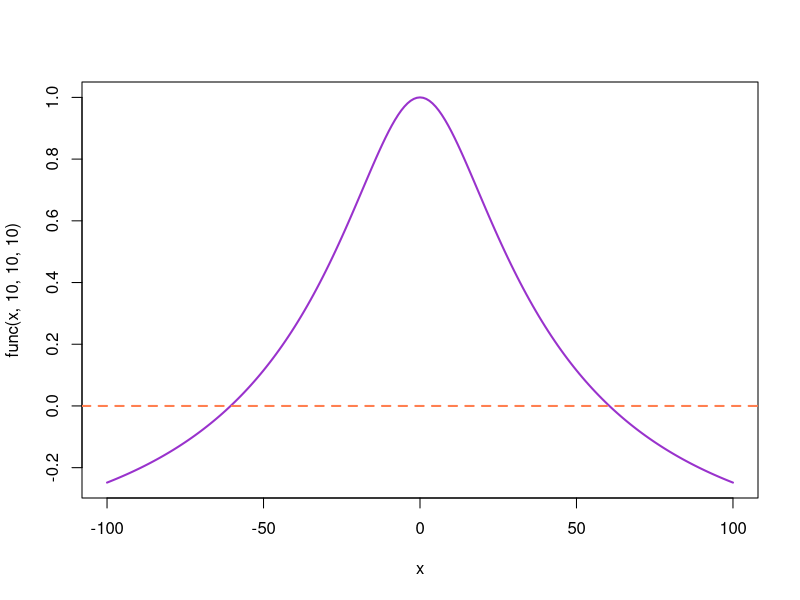
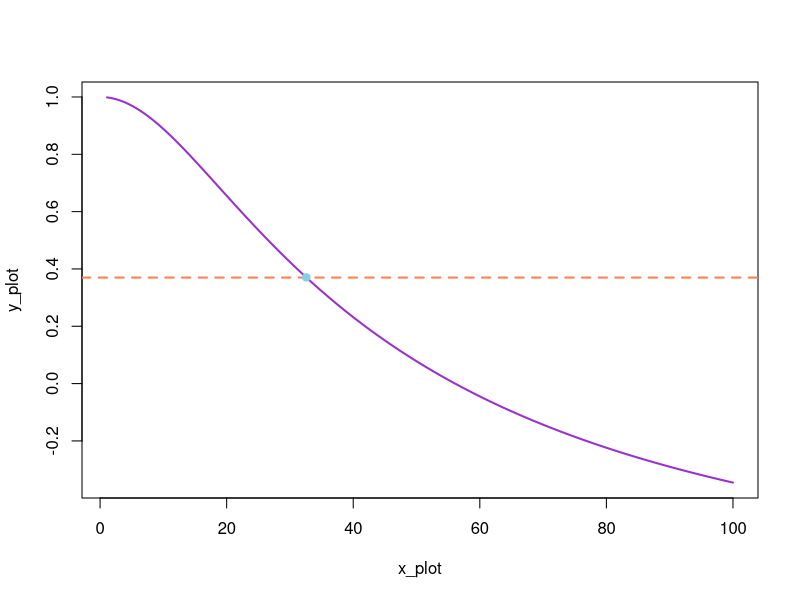
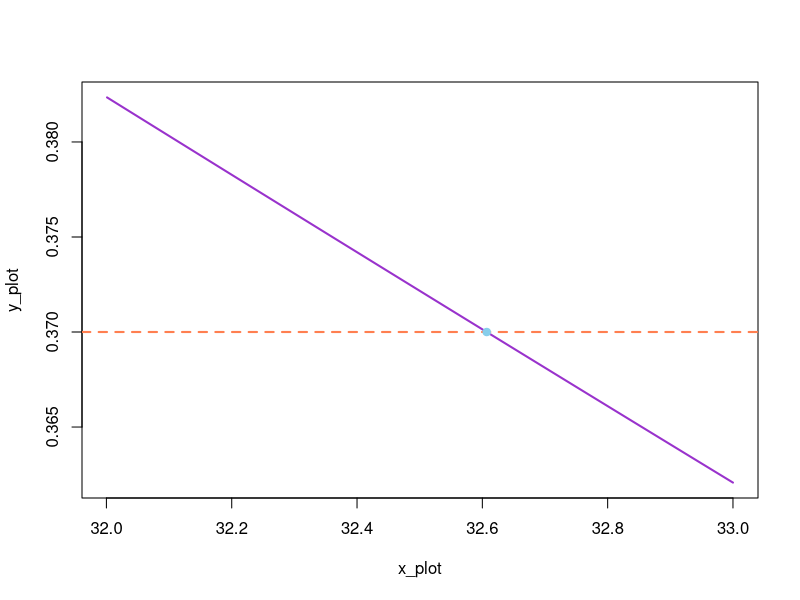
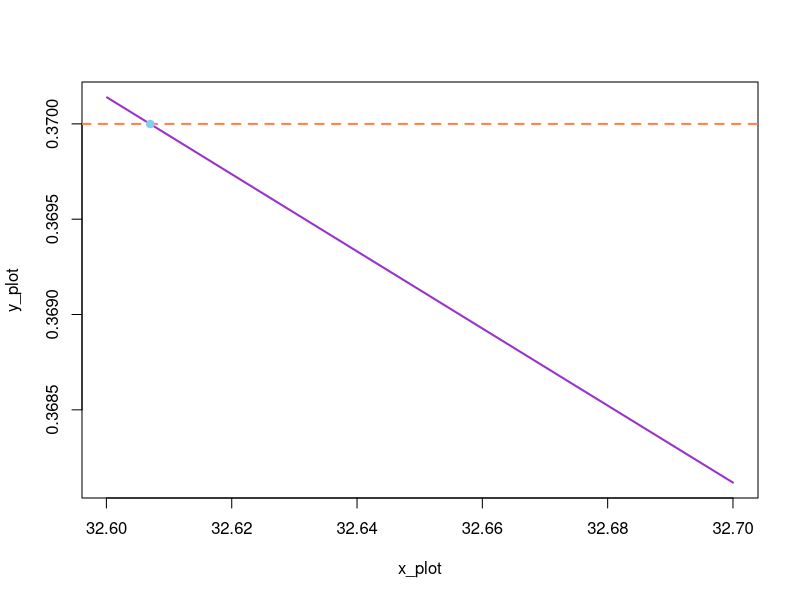

Reproduce these figures in R, in order.
beta <- 1
delta <- 2

func <- function(x, lim1, lim2, lim3) {
  summ <- 0
  for (m in 1 : lim1) {
    for (n in 1 : lim2) {
      for (p in 1 : lim3) {
        summ <- summ + 1/ ( (2*m + 1)^2 * (2*n + 1)^2 * (2*p + 1)^2 * ( (2*m + 1)^2 + beta^2 * (2*n + 1)^2 + delta^2 *
                (2*p + 1)^2 + x^2 / pi^2 ) )  
      }
    }
  }
  
  res <- 1 - (8/pi)^3 * x^2 * summ
  return(res)
}

x <- seq(-100, 100, 1)
plot(x, func(x, 10, 10, 10), type = "l", col = "darkorchid", lwd = 2)
# points(x, func(x, 10, 10, 10), pch = 19, col = "skyblue")
abline(h = 0, col = "coral", lwd = 2, lty = 2)

N <- 20
generate_points <- function(n, x1, x2) {
  
  points <- list()
  
  for (counter in 1 : n) {
    points[[counter]] <- array(0, dim = 2)
    points[[counter]][1] <- (x2 - x1) / n * counter + x1 
    points[[counter]][2] <- func(points[[counter]][1], N, N, N)
  }  
  
  return(points)
}

iterative_step <- function(y, x1, x2, ndots) {
  
  points <- generate_points(ndots, x1, x2)
  
  x_plot <- array()
  y_plot <- array()
  for (counter in 1 : length(points)) {
    x_plot[counter] <- points[[counter]][1]
    y_plot[counter] <- points[[counter]][2]
  }
  plot(x_plot, y_plot, type = "l", col = "darkorchid", lwd = 2)
  abline(h = y, col = "coral", lwd = 2, lty = 2)
  
  diff <- array()
  for (counter in 1 : length(points)) {
    diff[counter] <- points[[counter]][2] - y
  }
  
  if (min(abs(diff)) > 0) {
    min_counter <- which(diff == min(abs(diff)))     
  } else {
    min_counter <- which(diff == - min(abs(diff)))
  }
  
  arr <- array()
  arr[1] <- min(abs(diff))
  arr[2] <- -min(abs(diff))
  for (counter_1 in 1 : length(arr)) {
    for (counter_2 in 1 : length(diff)) {
      if(diff[counter_2] == arr[counter_1]) {
        min_counter <- counter_2
        break
      }
    }
  }
  
  points(points[[min_counter]][1], points[[min_counter]][2], col = "skyblue", pch = 19)
  
  res <- list()
  res[[1]] <- points[[min_counter]][1]
  res[[2]] <- points[[min_counter]][2]
  return(res)
}

find_solution <- function(y, xlim1, xlim2, precision) {
  res <- array(0)
  
  cat("------------\n")
  cat("Xlim_1: ", xlim1, "\n")
  cat("Xlim_2: ", xlim2, "\n")
  interim <- iterative_step(y, xlim1, xlim2, 1000)
  res[1] <- interim[[1]]
  cat("Stage 1: ", res[1], "\n")
  cat("------------\n")
  
  xlim_1_new <- floor(res[1])
  xlim_2_new <- floor(res[1]) + 1
  
  cat("------------\n")
  cat("Xlim_1: ", xlim_1_new, "\n")
  cat("Xlim_2: ", xlim_2_new, "\n")
  interim <- iterative_step(y, xlim_1_new, xlim_2_new, 1000)
  res[2] <- interim[[1]]
  cat("Stage 2: ", res[2], "\n")
  cat("------------\n")
  
  cycle_counter <- 1  
  while(abs(tail(res, 1) - tail(res, 2)[1]) > precision) {
    cat("------------\n")
    xlim_1_new <- floor(tail(res, 1) * 10^(cycle_counter)) / 10^(cycle_counter)
    xlim_2_new <- xlim_1_new + 10^(- cycle_counter)
    
    cat("Xlim_1_new: ", xlim_1_new, "\n")
    cat("Xlim_2_new: ", xlim_2_new, "\n")
    
    interim <- iterative_step(y, xlim_1_new, xlim_2_new, 1000)
    res[2 + cycle_counter] <- interim[[1]]
    cat("Stage", cycle_counter + 2, ": ", res[2 + cycle_counter], "\n")
    cycle_counter <- cycle_counter + 1
    cat("------------\n")
  }
  
  cat("Func from last res: ", func(res[length(res)], N, N, N), "\n")
}

# x from -0.5 to 1
res <- find_solution(0.37, 1, 100, 0.0001)
